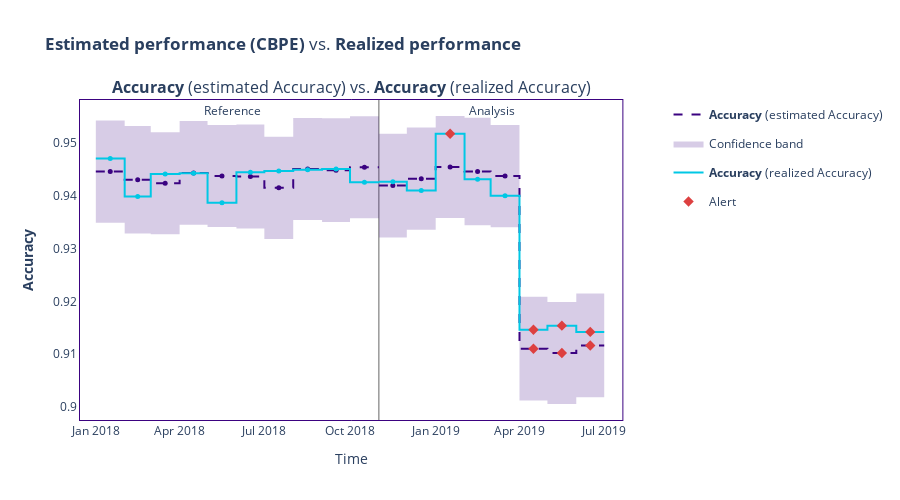

Notebook source saved alongside this figure:
### Code cell
# Compare the results and find the months with alerts
est_results.compare(calc_results).plot().show()
months_with_performance_alerts = ["april_2019", "may_2019", "june_2019"]
print(months_with_performance_alerts)

### Figure 1 — Plotly figure (JSON) as saved in the notebook; plotly's stock layout.template omitted (floating-point values rounded to 4 significant figures)
{"data": [{"hoverinfo": "skip", "line": {"color": "#3b0280", "dash": "dash", "shape": "hv", "width": 2}, "mode": "lines", "name": "<b>Accuracy</b> (estimated Accuracy)", "showlegend": true, "x": ["2018-01-01T00:00:00", "2018-02-01T00:00:00", "2018-03-01T00:00:00", "2018-04-01T00:00:00", "2018-05-01T00:00:00", "2018-06-01T00:00:00", "2018-07-01T00:00:00", "2018-08-01T00:00:00", "2018-09-01T00:00:00", "2018-10-01T00:00:00", "2018-10-31T23:59:59.999999"], "xaxis": "x", "y": [0.9446, 0.9431, 0.9424, 0.9443, 0.9437, 0.9437, 0.9415, 0.9451, 0.9449, 0.9454, 0.9454], "yaxis": "y", "type": "scatter"}, {"customdata": [["<b>Accuracy</b> (estimated Accuracy)", "<b style=\"color:#3b0280;line-height:60px\">Reference</b>", "2018-01", "From <b>Jan-01-2018</b> to <b>Jan-31-2018</b>", 0.9446], ["<b>Accuracy</b> (estimated Accuracy)", "<b style=\"color:#3b0280;line-height:60px\">Reference</b>", "2018-02", "From <b>Feb-01-2018</b> to <b>Feb-28-2018</b>", 0.9431], ["<b>Accuracy</b> (estimated Accuracy)", "<b style=\"color:#3b0280;line-height:60px\">Reference</b>", "2018-03", "From <b>Mar-01-2018</b> to <b>Mar-31-2018</b>", 0.9424], ["<b>Accuracy</b> (estimated Accuracy)", "<b style=\"color:#3b0280;line-height:60px\">Reference</b>", "2018-04", "From <b>Apr-01-2018</b> to <b>Apr-30-2018</b>", 0.9443], ["<b>Accuracy</b> (estimated Accuracy)", "<b style=\"color:#3b0280;line-height:60px\">Reference</b>", "2018-05", "From <b>May-01-2018</b> to <b>May-31-2018</b>", 0.9437], ["<b>Accuracy</b> (estimated Accuracy)", "<b style=\"color:#3b0280;line-height:60px\">Reference</b>", "2018-06", "From <b>Jun-01-2018</b> to <b>Jun-30-2018</b>", 0.9437], ["<b>Accuracy</b> (estimated Accuracy)", "<b style=\"color:#3b0280;line-height:60px\">Reference</b>", "2018-07", "From <b>Jul-01-2018</b> to <b>Jul-31-2018</b>", 0.9415], ["<b>Accuracy</b> (estimated Accuracy)", "<b style=\"color:#3b0280;line-height:60px\">Reference</b>", "2018-08", "From <b>Aug-01-2018</b> to <b>Aug-31-2018</b>", 0.9451], ["<b>Accuracy</b> (estimated Accuracy)", "<b style=\"color:#3b0280;line-height:60px\">Reference</b>", "2018-09", "From <b>Sep-01-2018</b> to <b>Sep-30-2018</b>", 0.9449], ["<b>Accuracy</b> (estimated Accuracy)", "<b style=\"color:#3b0280;line-height:60px\">Reference</b>", "2018-10", "From <b>Oct-01-2018</b> to <b>Oct-31-2018</b>", 0.9454]], "hovertemplate": "%{customdata[1]}<br />Chunk: <b>%{customdata[2]}</b> &nbsp; &nbsp; %{customdata[3]} <br />%{customdata[0]}: <b>%{customdata[4]}</b><br /><extra></extra>", "line": {"dash": "dash"}, "marker": {"color": "#3b0280", "size": 5, "symbol": "circle"}, "mode": "markers", "name": "<b>Accuracy</b> (estimated Accuracy)", "showlegend": false, "x": ["2018-01-16T12:00:00", "2018-02-15T00:00:00", "2018-03-16T12:00:00", "2018-04-16T00:00:00", "2018-05-16T12:00:00", "2018-06-16T00:00:00", "2018-07-16T12:00:00", "2018-08-16T12:00:00", "2018-09-16T00:00:00", "2018-10-16T11:59:59.999999"], "xaxis": "x", "y": [0.9446, 0.9431, 0.9424, 0.9443, 0.9437, 0.9437, 0.9415, 0.9451, 0.9449, 0.9454, 0.9454], "yaxis": "y", "type": "scatter"}, {"connectgaps": true, "hoverinfo": "skip", "line": {"color": "rgba(0,0,0,0)", "dash": "dash", "shape": "hv"}, "mode": "lines", "name": "Confidence band", "showlegend": false, "x": ["2018-01-01T00:00:00", "2018-02-01T00:00:00", "2018-03-01T00:00:00", "2018-04-01T00:00:00", "2018-05-01T00:00:00", "2018-06-01T00:00:00", "2018-07-01T00:00:00", "2018-08-01T00:00:00", "2018-09-01T00:00:00", "2018-10-01T00:00:00", "2018-10-31T23:59:59.999999"], "xaxis": "x", "y": [0.9543, 0.9532, 0.952, 0.9542, 0.9534, 0.9535, 0.9512, 0.9548, 0.9547, 0.9551, 0.9551], "yaxis": "y", "type": "scatter"}, {"connectgaps": true, "fill": "tonexty", "fillcolor": "rgba(0.23137254901960785, 0.00784313725490196, 0.5019607843137255, 0.2)", "hoverinfo": "skip", "line": {"color": "rgba(0,0,0,0)", "dash": "dash", "shape": "hv"}, "mode": "lines", "name": "Confidence band", "showlegend": true, "x": ["2018-01-01T00:00:00", "2018-02-01T00:00:00", "2018-03-01T00:00:00", "2018-04-01T00:00:00", "2018-05-01T00:00:00", "2018-06-01T00:00:00", "2018-07-01T00:00:00", "2018-08-01T00:00:00", "2018-09-01T00:00:00", "2018-10-01T00:00:00", "2018-10-31T23:59:59.999999"], "xaxis": "x", "y": [0.9349, 0.9329, 0.9327, 0.9345, 0.9341, 0.9338, 0.9318, 0.9354, 0.935, 0.9357, 0.9357], "yaxis": "y", "type": "scatter"}, {"hoverinfo": "skip", "line": {"color": "#00c8e5", "shape": "hv", "width": 2}, "mode": "lines", "name": "<b>Accuracy</b> (realized Accuracy)", "showlegend": true, "x": ["2018-01-01T00:00:00", "2018-02-01T00:00:00", "2018-03-01T00:00:00", "2018-04-01T00:00:00", "2018-05-01T00:00:00", "2018-06-01T00:00:00", "2018-07-01T00:00:00", "2018-08-01T00:00:00", "2018-09-01T00:00:00", "2018-10-01T00:00:00", "2018-10-31T23:59:59.999999"], "xaxis": "x", "y": [0.9471, 0.9399, 0.9441, 0.9443, 0.9387, 0.9445, 0.9447, 0.9449, 0.9451, 0.9426, 0.9426], "yaxis": "y", "type": "scatter"}, {"customdata": [["<b>Accuracy</b>", "<b style=\"color:#00c8e5;line-height:60px\">Reference</b>", "2018-01", "From <b>Jan-01-2018</b> to <b>Jan-31-2018</b>", 0.9471], ["<b>Accuracy</b>", "<b style=\"color:#00c8e5;line-height:60px\">Reference</b>", "2018-02", "From <b>Feb-01-2018</b> to <b>Feb-28-2018</b>", 0.9399], ["<b>Accuracy</b>", "<b style=\"color:#00c8e5;line-height:60px\">Reference</b>", "2018-03", "From <b>Mar-01-2018</b> to <b>Mar-31-2018</b>", 0.9441], ["<b>Accuracy</b>", "<b style=\"color:#00c8e5;line-height:60px\">Reference</b>", "2018-04", "From <b>Apr-01-2018</b> to <b>Apr-30-2018</b>", 0.9443], ["<b>Accuracy</b>", "<b style=\"color:#00c8e5;line-height:60px\">Reference</b>", "2018-05", "From <b>May-01-2018</b> to <b>May-31-2018</b>", 0.9387], ["<b>Accuracy</b>", "<b style=\"color:#00c8e5;line-height:60px\">Reference</b>", "2018-06", "From <b>Jun-01-2018</b> to <b>Jun-30-2018</b>", 0.9445], ["<b>Accuracy</b>", "<b style=\"color:#00c8e5;line-height:60px\">Reference</b>", "2018-07", "From <b>Jul-01-2018</b> to <b>Jul-31-2018</b>", 0.9447], ["<b>Accuracy</b>", "<b style=\"color:#00c8e5;line-height:60px\">Reference</b>", "2018-08", "From <b>Aug-01-2018</b> to <b>Aug-31-2018</b>", 0.9449], ["<b>Accuracy</b>", "<b style=\"color:#00c8e5;line-height:60px\">Reference</b>", "2018-09", "From <b>Sep-01-2018</b> to <b>Sep-30-2018</b>", 0.9451], ["<b>Accuracy</b>", "<b style=\"color:#00c8e5;line-height:60px\">Reference</b>", "2018-10", "From <b>Oct-01-2018</b> to <b>Oct-31-2018</b>", 0.9426]], "hovertemplate": "%{customdata[1]}<br />Chunk: <b>%{customdata[2]}</b> &nbsp; &nbsp; %{customdata[3]} <br />%{customdata[0]}: <b>%{customdata[4]}</b><br /><extra></extra>", "marker": {"color": "#00c8e5", "size": 5, "symbol": "circle"}, "mode": "markers", "name": "<b>Accuracy</b> (realized Accuracy)", "showlegend": false, "x": ["2018-01-16T12:00:00", "2018-02-15T00:00:00", "2018-03-16T12:00:00", "2018-04-16T00:00:00", "2018-05-16T12:00:00", "2018-06-16T00:00:00", "2018-07-16T12:00:00", "2018-08-16T12:00:00", "2018-09-16T00:00:00", "2018-10-16T11:59:59.999999"], "xaxis": "x", "y": [0.9471, 0.9399, 0.9441, 0.9443, 0.9387, 0.9445, 0.9447, 0.9449, 0.9451, 0.9426, 0.9426], "yaxis": "y", "type": "scatter"}, {"hoverinfo": "skip", "line": {"color": "#3b0280", "dash": "dash", "shape": "hv", "width": 2}, "mode": "lines", "name": "<b>Accuracy</b> (estimated Accuracy)", "showlegend": false, "x": ["2018-11-01T00:00:00", "2018-12-01T00:00:00", "2019-01-01T00:00:00", "2019-02-01T00:00:00", "2019-03-01T00:00:00", "2019-04-01T00:00:00", "2019-05-01T00:00:00", "2019-06-01T00:00:00", "2019-06-30T23:59:59.999999"], "xaxis": "x", "y": [0.9419, 0.9433, 0.9455, 0.9446, 0.9437, 0.911, 0.9102, 0.9117, 0.9117], "yaxis": "y", "type": "scatter"}, {"customdata": [["<b>Accuracy</b> (estimated Accuracy)", "<b style=\"color:#3b0280;line-height:60px\">Analysis</b>", "", "2018-11", "From <b>Nov-01-2018</b> to <b>Nov-30-2018</b>", 0.9419], ["<b>Accuracy</b> (estimated Accuracy)", "<b style=\"color:#3b0280;line-height:60px\">Analysis</b>", "", "2018-12", "From <b>Dec-01-2018</b> to <b>Dec-31-2018</b>", 0.9433], ["<b>Accuracy</b> (estimated Accuracy)", "<b style=\"color:#3b0280;line-height:60px\">Analysis</b>", "", "2019-01", "From <b>Jan-01-2019</b> to <b>Jan-31-2019</b>", 0.9455], ["<b>Accuracy</b> (estimated Accuracy)", "<b style=\"color:#3b0280;line-height:60px\">Analysis</b>", "", "2019-02", "From <b>Feb-01-2019</b> to <b>Feb-28-2019</b>", 0.9446], ["<b>Accuracy</b> (estimated Accuracy)", "<b style=\"color:#3b0280;line-height:60px\">Analysis</b>", "", "2019-03", "From <b>Mar-01-2019</b> to <b>Mar-31-2019</b>", 0.9437], ["<b>Accuracy</b> (estimated Accuracy)", "<b style=\"color:#3b0280;line-height:60px\">Analysis</b>", "<span style=\"color:#AD0000\">⚠ <b>Drift detected</b></span>", "2019-04", "From <b>Apr-01-2019</b> to <b>Apr-30-2019</b>", 0.911], ["<b>Accuracy</b> (estimated Accuracy)", "<b style=\"color:#3b0280;line-height:60px\">Analysis</b>", "<span style=\"color:#AD0000\">⚠ <b>Drift detected</b></span>", "2019-05", "From <b>May-01-2019</b> to <b>May-31-2019</b>", 0.9102], ["<b>Accuracy</b> (estimated Accuracy)", "<b style=\"color:#3b0280;line-height:60px\">Analysis</b>", "<span style=\"color:#AD0000\">⚠ <b>Drift detected</b></span>", "2019-06", "From <b>Jun-01-2019</b> to <b>Jun-30-2019</b>", 0.9117]], "hovertemplate": "%{customdata[1]} &nbsp; &nbsp; %{customdata[2]} <br />Chunk: <b>%{customdata[3]}</b> &nbsp; &nbsp; %{customdata[4]} <br />%{customdata[0]}: <b>%{customdata[5]}</b><br /><extra></extra>", "line": {"dash": "dash"}, "marker": {"color": "#3b0280", "size": 5, "symbol": "circle"}, "mode": "markers", "name": "<b>Accuracy</b> (estimated Accuracy)", "showlegend": false, "x": ["2018-11-16T00:00:00", "2018-12-16T12:00:00", "2019-01-16T12:00:00", "2019-02-15T00:00:00", "2019-03-16T12:00:00", "2019-04-16T00:00:00", "2019-05-16T12:00:00", "2019-06-15T23:59:59.999999"], "xaxis": "x", "y": [0.9419, 0.9433, 0.9455, 0.9446, 0.9437, 0.911, 0.9102, 0.9117, 0.9117], "yaxis": "y", "type": "scatter"}, {"connectgaps": true, "hoverinfo": "skip", "line": {"color": "rgba(0,0,0,0)", "shape": "hv"}, "mode": "lines", "name": "Confidence band", "showlegend": false, "x": ["2018-11-01T00:00:00", "2018-12-01T00:00:00", "2019-01-01T00:00:00", "2019-02-01T00:00:00", "2019-03-01T00:00:00", "2019-04-01T00:00:00", "2019-05-01T00:00:00", "2019-06-01T00:00:00", "2019-06-30T23:59:59.999999"], "xaxis": "x", "y": [0.9518, 0.9529, 0.9551, 0.9548, 0.9534, 0.9209, 0.9199, 0.9215, 0.9215], "yaxis": "y", "type": "scatter"}, {"connectgaps": true, "fill": "tonexty", "fillcolor": "rgba(0.23137254901960785, 0.00784313725490196, 0.5019607843137255, 0.2)", "hoverinfo": "skip", "line": {"color": "rgba(0,0,0,0)", "shape": "hv"}, "mode": "lines", "name": "Confidence band", "showlegend": false, "x": ["2018-11-01T00:00:00", "2018-12-01T00:00:00", "2019-01-01T00:00:00", "2019-02-01T00:00:00", "2019-03-01T00:00:00", "2019-04-01T00:00:00", "2019-05-01T00:00:00", "2019-06-01T00:00:00", "2019-06-30T23:59:59.999999"], "xaxis": "x", "y": [0.9321, 0.9336, 0.9358, 0.9344, 0.9341, 0.9012, 0.9006, 0.9018, 0.9018], "yaxis": "y", "type": "scatter"}, {"hoverinfo": "skip", "line": {"color": "#00c8e5", "shape": "hv", "width": 2}, "mode": "lines", "name": "<b>Accuracy</b> (realized Accuracy)", "showlegend": false, "x": ["2018-11-01T00:00:00", "2018-12-01T00:00:00", "2019-01-01T00:00:00", "2019-02-01T00:00:00", "2019-03-01T00:00:00", "2019-04-01T00:00:00", "2019-05-01T00:00:00", "2019-06-01T00:00:00", "2019-06-30T23:59:59.999999"], "xaxis": "x", "y": [0.9427, 0.941, 0.9518, 0.9431, 0.94, 0.9146, 0.9154, 0.9142, 0.9142], "yaxis": "y", "type": "scatter"}, {"customdata": [["<b>Accuracy</b>", "<b style=\"color:#00c8e5;line-height:60px\">Analysis</b>", "", "2018-11", "From <b>Nov-01-2018</b> to <b>Nov-30-2018</b>", 0.9427], ["<b>Accuracy</b>", "<b style=\"color:#00c8e5;line-height:60px\">Analysis</b>", "", "2018-12", "From <b>Dec-01-2018</b> to <b>Dec-31-2018</b>", 0.941], ["<b>Accuracy</b>", "<b style=\"color:#00c8e5;line-height:60px\">Analysis</b>", "<span style=\"color:#AD0000\">⚠ <b>Drift detected</b></span>", "2019-01", "From <b>Jan-01-2019</b> to <b>Jan-31-2019</b>", 0.9518], ["<b>Accuracy</b>", "<b style=\"color:#00c8e5;line-height:60px\">Analysis</b>", "", "2019-02", "From <b>Feb-01-2019</b> to <b>Feb-28-2019</b>", 0.9431], ["<b>Accuracy</b>", "<b style=\"color:#00c8e5;line-height:60px\">Analysis</b>", "", "2019-03", "From <b>Mar-01-2019</b> to <b>Mar-31-2019</b>", 0.94], ["<b>Accuracy</b>", "<b style=\"color:#00c8e5;line-height:60px\">Analysis</b>", "<span style=\"color:#AD0000\">⚠ <b>Drift detected</b></span>", "2019-04", "From <b>Apr-01-2019</b> to <b>Apr-30-2019</b>", 0.9146], ["<b>Accuracy</b>", "<b style=\"color:#00c8e5;line-height:60px\">Analysis</b>", "<span style=\"color:#AD0000\">⚠ <b>Drift detected</b></span>", "2019-05", "From <b>May-01-2019</b> to <b>May-31-2019</b>", 0.9154], ["<b>Accuracy</b>", "<b style=\"color:#00c8e5;line-height:60px\">Analysis</b>", "<span style=\"color:#AD0000\">⚠ <b>Drift detected</b></span>", "2019-06", "From <b>Jun-01-2019</b> to <b>Jun-30-2019</b>", 0.9142]], "hovertemplate": "%{customdata[1]} &nbsp; &nbsp; %{customdata[2]} <br />Chunk: <b>%{customdata[3]}</b> &nbsp; &nbsp; %{customdata[4]} <br />%{customdata[0]}: <b>%{customdata[5]}</b><br /><extra></extra>", "marker": {"color": "#00c8e5", "size": 5, "symbol": "circle"}, "mode": "markers", "name": "<b>Accuracy</b> (realized Accuracy)", "showlegend": false, "x": ["2018-11-16T00:00:00", "2018-12-16T12:00:00", "2019-01-16T12:00:00", "2019-02-15T00:00:00", "2019-03-16T12:00:00", "2019-04-16T00:00:00", "2019-05-16T12:00:00", "2019-06-15T23:59:59.999999"], "xaxis": "x", "y": [0.9427, 0.941, 0.9518, 0.9431, 0.94, 0.9146, 0.9154, 0.9142, 0.9142], "yaxis": "y", "type": "scatter"}, {"hoverinfo": "skip", "legendgroup": "alert", "marker": {"color": "#DD4040", "size": 8, "symbol": "diamond"}, "mode": "markers", "name": "Alert", "showlegend": true, "x": ["2019-04-16T00:00:00", "2019-05-16T12:00:00", "2019-06-15T23:59:59.999999"], "xaxis": "x", "y": [0.911, 0.9102, 0.9117], "yaxis": "y", "type": "scatter"}, {"hoverinfo": "skip", "legendgroup": "alert", "marker": {"color": "#DD4040", "size": 8, "symbol": "diamond"}, "mode": "markers", "name": "Alert", "showlegend": false, "x": ["2019-01-16T12:00:00", "2019-04-16T00:00:00", "2019-05-16T12:00:00", "2019-06-15T23:59:59.999999"], "xaxis": "x", "y": [0.9518, 0.9146, 0.9154, 0.9142], "yaxis": "y", "type": "scatter"}], "layout": {"height": 500, "hoverlabel": {"bgcolor": "white", "font": {"size": 14}}, "legend": {"itemclick": false, "itemdoubleclick": false, "traceorder": "grouped"}, "paper_bgcolor": "rgba(255,255,255,1)", "plot_bgcolor": "rgba(255,255,255,1)", "title": {"text": "<b>Estimated performance (CBPE)</b> vs. <b>Realized performance</b>"}, "xaxis": {"linecolor": "#3b0280", "mirror": true, "showgrid": false, "title": {"text": "Time"}, "zeroline": false, "anchor": "y", "domain": [0, 0.94], "matches": "x"}, "yaxis": {"linecolor": "#3b0280", "mirror": true, "showgrid": false, "title": {"text": "<b>Accuracy</b>"}, "zeroline": false, "anchor": "x", "domain": [0, 1]}, "yaxis2": {"anchor": "x", "overlaying": "y", "side": "right", "title": {"text": "Comparison"}, "linecolor": "#3b0280", "showgrid": false, "mirror": true, "zeroline": false}, "annotations": [{"font": {"size": 16}, "showarrow": false, "text": "<b>Accuracy</b> (estimated Accuracy) vs. <b>Accuracy</b> (realized Accuracy)", "x": 0.47, "xanchor": "center", "xref": "paper", "y": 1, "yanchor": "bottom", "yref": "paper"}, {"showarrow": false, "text": "Reference", "x": "2018-05-17T00:00:00", "xshift": 10, "y": 1, "yref": "paper"}, {"showarrow": false, "text": "Analysis", "x": "2019-02-14T21:00:00", "xshift": 15, "y": 1, "yref": "paper"}], "shapes": [{"layer": "below", "line": {"color": "#666666", "width": 1}, "type": "line", "x0": "2018-11-01T00:00:00", "x1": "2018-11-01T00:00:00", "xref": "x", "y0": 0, "y1": 1, "yref": "y domain"}]}}
